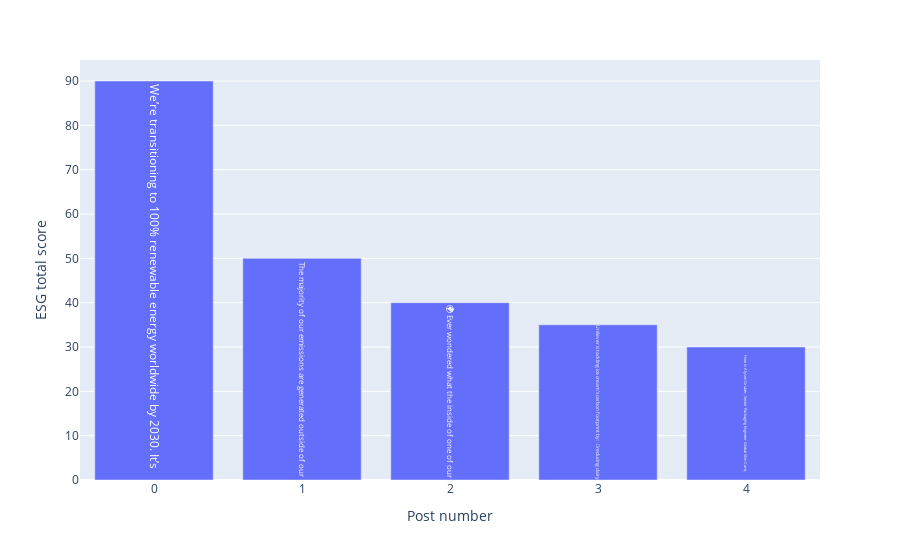

Notebook code cell kept with this figure:
### Code cell
fig = px.bar(sorted_by, x='Post number', y='ESG total score',text="Short text")
fig.show()

### Figure 1 — Plotly figure (JSON) as saved in the notebook; plotly's stock layout.template omitted (floating-point values rounded to 4 significant figures)
{"data": [{"alignmentgroup": "True", "hovertemplate": "Post number=%{x}<br>ESG total score=%{y}<br>Short text=%{text}<extra></extra>", "legendgroup": "", "marker": {"color": "#636efa", "pattern": {"shape": ""}}, "name": "", "offsetgroup": "", "orientation": "v", "showlegend": false, "text": ["We’re transitioning to 100% renewable energy worldwide by 2030. It’s", "The majority of our emissions are generated outside of our", "🌍 Ever wondered what the inside of one of our", "Unilever is tackling ice cream’s carbon footprint by: \r\n\r\n🍦reducing dairy", "How is Alyson Gruber, Senior Packaging Engineer Global Skin Care,"], "textposition": "auto", "type": "bar", "x": [0, 1, 2, 3, 4], "xaxis": "x", "y": [90, 50, 40, 35, 30], "yaxis": "y"}], "layout": {"autosize": true, "barmode": "relative", "legend": {"tracegroupgap": 0}, "margin": {"t": 60}, "xaxis": {"anchor": "y", "autorange": true, "domain": [0, 1], "range": [-0.5, 4.5], "title": {"text": "Post number"}, "type": "linear"}, "yaxis": {"anchor": "x", "autorange": true, "domain": [0, 1], "range": [0, 94.74], "title": {"text": "ESG total score"}, "type": "linear"}}}
